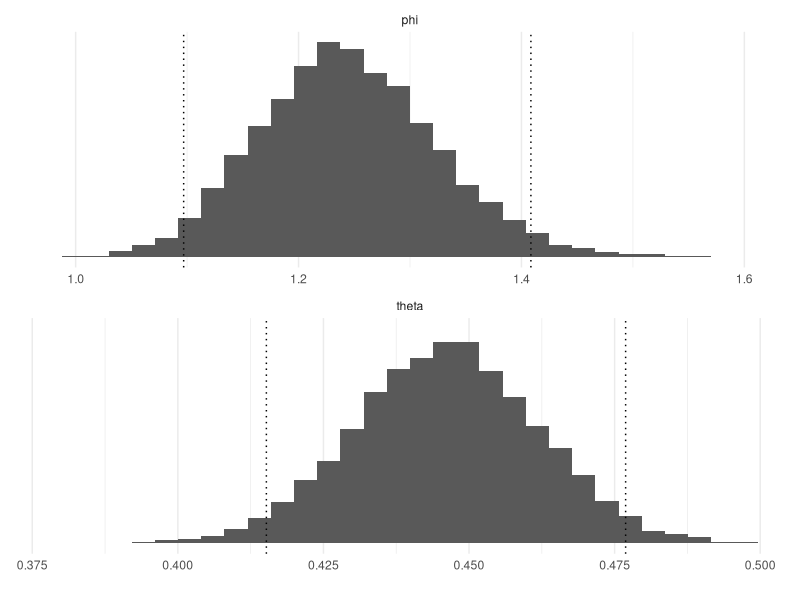

Here is the R script that generated this plot:
## ---- chunk 1
library(ggplot2)
theme_set(theme_minimal())
library(tidyr)
## ---- chunk 2
a <- 438
b <- 544
theta <- rbeta(10000, a, b)
## ---- chunk 3
phi <- (1 - theta) / theta
## ---- chunk 4
quantiles <- c(0.025, 0.975)
thetaq <- quantile(theta, quantiles)
phiq <- quantile(phi, quantiles)
## ---- chunk 5
# merge the data into one data frame for plotting
df1 <- data.frame(phi,theta) %>% pivot_longer(everything())
# merge quantiles into one data frame for plotting
df2 <- data.frame(phi = phiq, theta = thetaq) %>% pivot_longer(everything())
ggplot() +
  geom_histogram(data = df1, aes(value), bins = 30) +
  geom_vline(data = df2, aes(xintercept = value), linetype = 'dotted') +
  facet_wrap(~name, ncol = 1, scales = 'free_x')  +
  labs(x = '', y = '') +
  scale_y_continuous(breaks = NULL)
